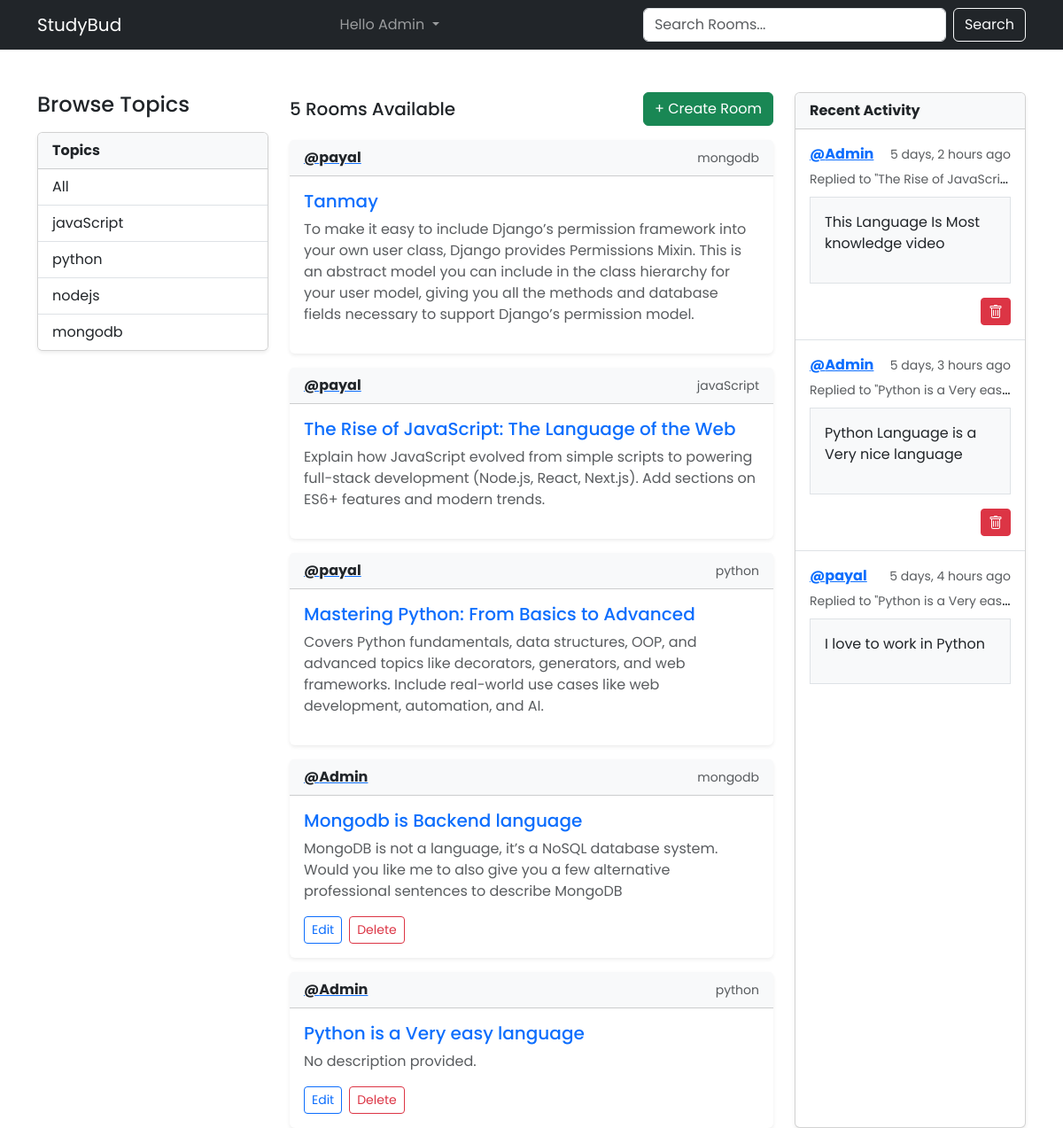
The app's page / (signed in) with its own data.
### base/models.py (models this page shows, shortened)
class Topic(models.Model):
    name = models.CharField(max_length=200)

class Room(models.Model):
    host = models.ForeignKey(User, on_delete=models.SET_NULL, null=True)
    topic = models.ForeignKey(Topic, on_delete=models.SET_NULL, null=True)
    name = models.CharField(max_length=200)
    description = models.TextField(null=True, blank=True)
    participants = models.ManyToManyField(User, related_name='participants', blank=True)
    updated = models.DateTimeField(auto_now=True)
    created = models.DateTimeField(auto_now_add=True)
    class Meta:
        ordering = ['-updated', '-created']
    def __str__(self):
        return self.name

class Message(models.Model):
    user = models.ForeignKey(User, on_delete=models.CASCADE)
    room = models.ForeignKey(Room, on_delete=models.CASCADE)
    body = models.TextField()
    updated = models.DateTimeField(auto_now=True)
    created = models.DateTimeField(auto_now_add=True)
    class Meta:
        ordering = ['-updated', '-created']
    def __str__(self):
        return self.body[0:50]

### base/views.py (the view)
# urls.py: path('', views.home, name='home'),
def home(request):
    q = request.GET.get('q') if request.GET.get('q') != None else ''
    rooms = Room.objects.filter(
        Q(topic__name__icontains=q) |
        Q(name__icontains=q) |
        Q(description__icontains=q)
    )
    topics = Topic.objects.all()
    room_count = len(rooms) | rooms.count()
    room_message = Message.objects.filter(
        Q(room__topic__name__icontains=q)
    )
    context = {'rooms':rooms, "topics":topics, "room_count":room_count, 'room_message':room_message}
    return render(request, 'base/home.html',context)

### base/templates/base/home.html
{% extends 'layout.html' %} {% block content %}
<div class="row">
  <div class="col-12 col-lg-3">{% include 'base/topic_component.html' %}</div>
  <div class="col-12 col-lg-6">
    <div class="d-flex justify-content-between align-items-center mb-3">
      <h5 class="mb-0">{{ room_count }} Rooms Available</h5>
      <a href="{% url 'create-room' %}" class="btn btn-success">
        + Create Room
      </a>
    </div>
    {% include 'base/feed_component.html' %}
  </div>
  <div class="col-12 col-lg-3">
    {% include 'base/activity_component.html' %}
  </div>
</div>
{% endblock %}

### templates/navbar.html (shortened to what this page needs)
<nav class="navbar navbar-expand-lg navbar-dark bg-dark">
  <div class="container">
    <a class="navbar-brand" href="{% url 'home' %}">StudyBud</a>
    <div class="collapse navbar-collapse" id="navbarSupportedContent">
      <ul class="navbar-nav mx-auto">
        {% if not request.user.is_authenticated %}
        <li>
          <a class="dropdown-item text-white" href="{% url 'login' %}">Login</a>
        </li>
        {% else %}
        <li class="nav-item dropdown">
          <a
            class="nav-link dropdown-toggle"
            href="#"
            role="button"
            data-bs-toggle="dropdown"
            aria-expanded="false"
          >
            Hello {{ request.user }}
          </a>
            {% endif %}
        </li>
      </ul>
      <form method="GET" class="d-flex" role="search" action="{% url 'home' %}">
        <input
          class="form-control me-2"
          type="text"
          name="q"
          placeholder="Search Rooms..."
          aria-label="Search"
        />
        <button class="btn btn-outline-light" type="submit">Search</button>
      </form>
    </div>
  </div>
</nav>

### base/templates/base/topic_component.html
<h4 class="mb-3">Browse Topics</h4>
<div class="card shadow-sm">
  <div class="card-header bg-light fw-bold">Topics</div>
  <ul class="list-group list-group-flush">
    <li class="list-group-item py-2">
      <a href="{% url 'home' %}" class="d-block text-decoration-none text-dark">
        All
      </a>
    </li>
    {% for topic in topics %}
    <li class="list-group-item py-2">
      <a
        href="{% url 'home' %}?q={{ topic.name }}"
        class="d-block text-decoration-none text-dark"
      >
        {{ topic.name }}
      </a>
    </li>
    {% empty %}
    <li class="list-group-item text-muted">No topics available</li>
    {% endfor %}
  </ul>
</div>

### base/templates/base/feed_component.html (shortened to what this page needs)
<div class="d-flex flex-column gap-3">
  {% for room in rooms %}
  <div class="card shadow-sm border-0">
    <div
      class="card-header bg-light d-flex justify-content-between align-items-center"
    >
      <a href="{% url 'profile' room.host.id %}">
        <span class="fw-bold text-dark">@{{ room.host.username }}</span>
      </a>
      <small class="text-muted">{{ room.topic.name }}</small>
    </div>
    <div class="card-body">
      <h5 class="card-title mb-2">
        <a href="{% url 'room' room.id %}" class="text-decoration-none"
          >{{ room.name }}</a
        >
      </h5>
      <p class="card-text text-muted mb-3">
        {{ room.description|default:"No description provided." }}
      </p>
      {% if request.user == room.host %}
      <div class="d-flex gap-2">
        <a
          href="{% url 'update-room' room.id %}"
          class="btn btn-sm btn-outline-primary"
        >
           Edit
        </a>
        <a
          href="{% url 'delete-room' room.id %}"
          class="btn btn-sm btn-outline-danger"
        >
           Delete
        </a>
      </div>
      {% endif %}
    </div>
  </div>
  {% empty %}
  <div class="alert alert-warning">No rooms found.</div>
  {% endfor %}
</div>

### base/templates/base/activity_component.html (shortened to what this page needs)
<div class="card shadow-sm h-100">
  <div class="card-header bg-light fw-bold">Recent Activity</div>
  <ul class="list-group list-group-flush">
    {% for message in room_message %}
    <li class="list-group-item d-flex flex-column py-3">
      <div class="d-flex justify-content-between align-items-center mb-1">
        <a href="{% url 'profile' message.user.id %}">
          <span class="fw-bold text-primary">@{{ message.user }}</span>
        </a>
        <small class="text-muted">{{ message.created|timesince }} ago</small>
      </div>
      <div class="text-truncate" title="{{ message.room }}">
        <small class="text-muted">Replied to "{{ message.room }}"</small>
      </div>
      <div class="bg-light p-3 border my-2">
        <p>{{message}}</p>
      </div>
      {% if request.user == message.user %}
      <div class="d-flex justify-content-end mt-2">
        <form
          action="{% url 'delete-message' message.id %}"
          method="post"
          class="ms-2"
        >
          <button
            type="submit"
            class="btn btn-danger btn-sm"
            title="Delete message"
          >
          </button>
        </form>
      </div>
      {% endif %}
    </li>
    {% empty %}
    <li class="list-group-item text-center text-muted py-3">
      No activity available
    </li>
    {% endfor %}
  </ul>
</div>

### templates/layout.html (style rules this page uses)
* { font-family: "Poppins", sans-serif; }

### records on screen
Topic: name "javaScript"
Topic: name "python"
Topic: name "nodejs"
Topic: name "mongodb"
Room: host.username "payal", topic.name "mongodb", name "Tanmay", description "To make it easy to include Django’s permission framework into your own user class, Django provides Permissions Mixin. This is an abstract model you can include in the class hierarchy for your user model, giving you all the methods and database fields necessary to support Django’s permission model."
Room: host.username "payal", topic.name "javaScript", name "The Rise of JavaScript: The Language of the Web", description "Explain how JavaScript evolved from simple scripts to powering full-stack development (Node.js, React, Next.js). Add sections on ES6+ features and modern trends."
Room: host.username "payal", topic.name "python", name "Mastering Python: From Basics to Advanced", description "Covers Python fundamentals, data structures, OOP, and advanced topics like decorators, generators, and web frameworks. Include real-world use cases like web development, automation, and AI."
Room: host.username "Admin", topic.name "mongodb", name "Mongodb is Backend language", description "MongoDB is not a language, it’s a NoSQL database system. Would you like me to also give you a few alternative professional sentences to describe MongoDB", shows "Edit"
Room: host.username "Admin", topic.name "python", name "Python is a Very easy language", description "No description provided.", shows "Edit"
Message: user "Admin", created "5 days, 2 hours", room "The Rise of JavaScri…", body "This Language Is Most knowledge video"
Message: user "Admin", created "5 days, 3 hours", room "Python is a Very eas…", body "Python Language is a Very nice language"
Message: user "payal", created "5 days, 4 hours", room "Python is a Very eas…", body "I love to work in Python"

### other values on screen
{{ request.user }} "Admin"
{{ room_count }} "5"
